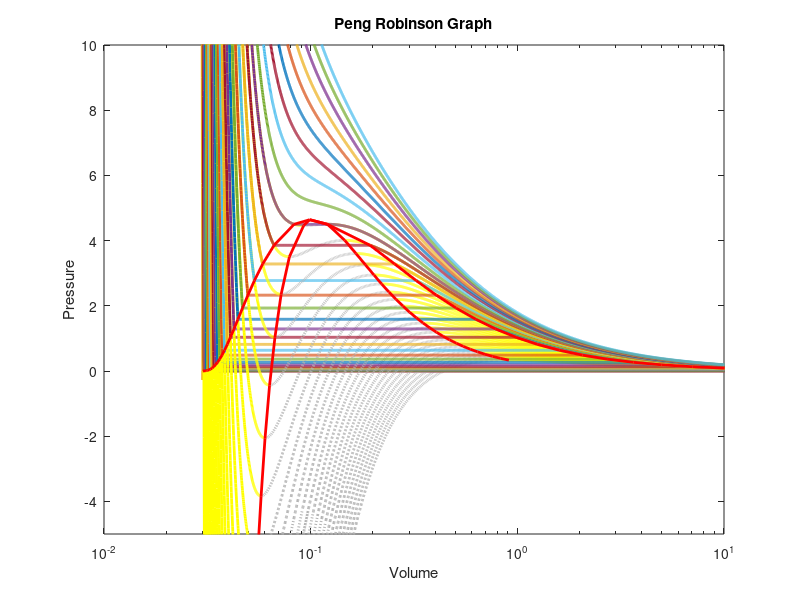

Reproduce this figure in MATLAB.
function main
%This function plots the PR EOS and calculates equilibrium

%PR constants for methane       %  Units
omega = 0.0115;             %  dimensionless
Tc = 191.15;                    %  Kelvin
Pc = 4.641;                     %  MPa
Vc = 0.099;                     %  m^3/kmol
R = 8.31413*(10^-3);            %  MPa m^3/(kmol*K)
T_min = 75;                     %  Minimum temperature value

% T_min = 195;  
T_max = 235;                    %  Maximum temperature value
increment = 5;                  %  Increment for isotherms

%Initialize V (I use a log scale to capture events near origin)

for i = 1:8000
     V(i) = 2.8*10^(-2 + i/1000);
end

%Find the dimensions of V for indexing and taking derivatives later
[~,n] = size(V);

%Initialize Temperature range for isotherms.
T_data = T_min:increment:T_max;

%For flexibility, determine the size of T
[~,n1] = size(T_data);

for j = 1:n1
    T = T_data(j);
    
    Tr = T/Tc;              %Calc. Tr

    a = 0.45724*(R^2*Tc^2/Pc);  %PR constants
    b = (0.07780*R*Tc)/Pc;      
    alpha = (1+(0.37464 + 1.54226*omega - 0.26992*omega^2)*(1-(Tr^0.5)))^2;
    
    for i = 1:n             %Calculate pressure by calling function (at bottom)
        P(i) = PR_EOS(a,b,alpha,R,T,V(i));
    end
    
    PV_data = [P;V];
    
    dP_dV_data = (P(2:n)-P(1:n-1))./(V(2:n)-V(1:n-1));  %Calculate numerical derivative
    
    % Find Pa and Pb for calculation
    if T < Tc
        

        % Break up the data into three types based on spinodal region
        exitflag = 0;
        index = 1;
        while exitflag == 0;
            if dP_dV_data(index) > 0 
                index_Pa = index;
                Va(j) = V(index);
                Pa(j) = P(index);
                exitflag = 1;
            end
            index = index + 1;
        end
        exitflag = 0;
        while exitflag == 0;
            if dP_dV_data(index) < 0 
                index_Pb = index;
                Vb(j) = V(index);
                Pb(j) = P(index);
                exitflag = 1;
            end
            index = index + 1;
        end
        
        
        % Extract co-existence in the function (below) called fugacity_min
        
        [P_vap(j),VL(j),VV(j)] = fugacity_min(Pb(j),a,b,alpha,R,T);
        
        
     % Make Pretty Plots that can selected or removed in postprocessing.
     % Stability data
                
        V1 = V(1:index_Pa);
        V2 = V(index_Pa:index_Pb);
        V3 = V(index_Pb:n);
        P1 = P(1:index_Pa);
        P2 = P(index_Pa:index_Pb);
        P3 = P(index_Pb:n);
        
        for i = 1:n
            if VL(j) < V(i) && VV(j) > V(i)
                P(i) = P_vap(j);
            end
        end
        
        figure(1)
        semilogx(V1,P1,'LineWidth',2,'Color',[1 1 0])
        semilogx(V3,P3,'LineWidth',2,'Color',[1 1 0])
        axis([0.01,10,-5,10])
        title('Peng Robinson Graph')
        ylabel('Pressure')
        xlabel('Volume')
        hold on
        semilogx(V2,P2,'LineWidth',2,'LineStyle',':',...
            'Color',[0.7 0.7 0.7])
    end

    
        semilogx(V,P,'LineWidth',2)
       
    

    
end
Va = [Va,Vc];
Pa = [Pa,Pc];
Vb = [Vb,Vc];
Pb = [Pb,Pc];
semilogx(Va,Pa,'LineWidth',2,'Color',[1 0 0])
semilogx(Vb,Pb,'LineWidth',2,'Color',[1 0 0])

VL = [VL,Vc];
VV = [VV,Vc];
P_vap = [P_vap,Pc];
semilogx(VL,P_vap,'LineWidth',2,'Color',[1 0 0])
semilogx(VV,P_vap,'LineWidth',2,'Color',[1 0 0])

end  %End of main function




function [P_vap,VL,VV] = fugacity_min(Pb,a,b,alpha,R,T)
   
  error = 1;
  Tol = 1E-3;
  P = Pb;%;/2;   %Initialize initial guess.  Pb is always positive.
              
  while error > Tol
      
    A = a*alpha*P/(R*T)^2;
    B = P*b/(R*T);

    % Cubic equation of state:  Z^3 + p1*Z^2 + p2*Z + p3 = 0
    p1 = -1 + B;
    p2 = A - 3*B^2 - 2*B;
    p3 = -A*B + B^2 + B^3;

    coef = [1 p1 p2 p3];
    Z_out = roots(coef);
    ZV = max(Z_out);
    ZL = min(Z_out);
    ln_fv = (ZV-1) - log(ZV-B) - A/(2*sqrt(2)*B)*log((ZV+(1+sqrt(2))*B)/((ZV+(1-sqrt(2))*B)));
    ln_fl = (ZL-1) - log(ZL-B) - A/(2*sqrt(2)*B)*log((ZL+(1+sqrt(2))*B)/((ZL+(1-sqrt(2))*B)));
    
    error = abs(exp(ln_fl)/exp(ln_fv)-1) ;
    P = P*(exp(ln_fl)/exp(ln_fv));
  end
VL = R*T*ZL/P;
VV = R*T*ZV/P;
P_vap =P;
end

function P = PR_EOS(a,b,alpha,R,T,V)

P = R*T/(V-b)-a*alpha/(V^2+2*b*V-b^2);

end

